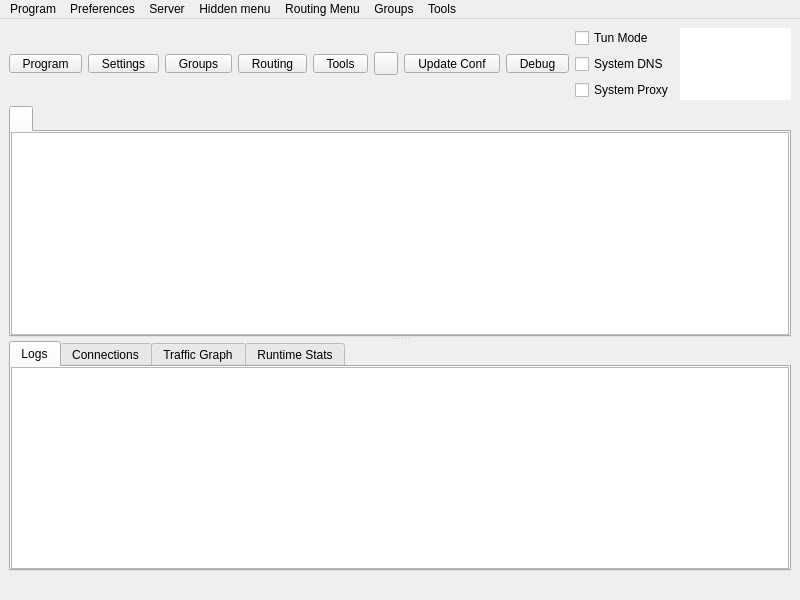
<?xml version="1.0" encoding="UTF-8"?>
<ui version="4.0">
 <class>MainWindow</class>
 <widget class="QMainWindow" name="MainWindow">
  <property name="geometry">
   <rect>
    <x>0</x>
    <y>0</y>
    <width>800</width>
    <height>600</height>
   </rect>
  </property>
  <property name="minimumSize">
   <size>
    <width>800</width>
    <height>600</height>
   </size>
  </property>
  <property name="windowTitle">
   <string notr="true">Throne</string>
  </property>
  <widget class="QWidget" name="centralwidget">
   <layout class="QVBoxLayout" name="verticalLayout_3" stretch="0,1,0">
    <item>
     <layout class="QHBoxLayout" name="horizontalLayout_2">
      <item>
       <widget class="QToolButton" name="toolButton_program">
        <property name="minimumSize">
         <size>
          <width>0</width>
          <height>0</height>
         </size>
        </property>
        <property name="styleSheet">
         <string notr="true">QToolButton {
    padding-left: 8px;
    padding-right: 8px;
}

/* The indicator shares the bottom row with the label (ToolButtonTextUnderIcon),
   so the widest button in any language is the tight one -- its text runs closest
   to the arrow. It fits because the drawn chevron only occupies the middle of
   its 16px subcontrol box, leaving ~14px clear at the button edge against the
   label's ~14.5px of slack. Don't pad the buttons to &quot;fix&quot; this: that widens
   all five for a gap only one of them ever needs (#1665). If a future
   translation looks cramped here, check that label first. */
QToolButton::menu-indicator {
    subcontrol-origin: border;
    subcontrol-position: bottom right;
    right: 2px;
    bottom: 3px;
}</string>
        </property>
        <property name="text">
         <string>Program</string>
        </property>
        <property name="icon">
         <iconset resource="../../res/Throne.qrc">
          <normaloff>:/icon/b-system-run.png</normaloff>:/icon/b-system-run.png</iconset>
        </property>
        <property name="iconSize">
         <size>
          <width>24</width>
          <height>24</height>
         </size>
        </property>
        <property name="popupMode">
         <enum>QToolButton::ToolButtonPopupMode::InstantPopup</enum>
        </property>
        <property name="toolButtonStyle">
         <enum>Qt::ToolButtonStyle::ToolButtonTextUnderIcon</enum>
        </property>
       </widget>
      </item>
      <item>
       <widget class="QToolButton" name="toolButton_preferences">
        <property name="minimumSize">
         <size>
          <width>0</width>
          <height>0</height>
         </size>
        </property>
        <property name="styleSheet">
         <string notr="true">QToolButton {
    padding-left: 8px;
    padding-right: 8px;
}

/* The indicator shares the bottom row with the label (ToolButtonTextUnderIcon),
   so the widest button in any language is the tight one -- its text runs closest
   to the arrow. It fits because the drawn chevron only occupies the middle of
   its 16px subcontrol box, leaving ~14px clear at the button edge against the
   label's ~14.5px of slack. Don't pad the buttons to &quot;fix&quot; this: that widens
   all five for a gap only one of them ever needs (#1665). If a future
   translation looks cramped here, check that label first. */
QToolButton::menu-indicator {
    subcontrol-origin: border;
    subcontrol-position: bottom right;
    right: 2px;
    bottom: 3px;
}</string>
        </property>
        <property name="text">
         <string>Settings</string>
        </property>
        <property name="icon">
         <iconset resource="../../res/Throne.qrc">
          <normaloff>:/icon/b-preferences.png</normaloff>:/icon/b-preferences.png</iconset>
        </property>
        <property name="iconSize">
         <size>
          <width>24</width>
          <height>24</height>
         </size>
        </property>
        <property name="popupMode">
         <enum>QToolButton::ToolButtonPopupMode::InstantPopup</enum>
        </property>
        <property name="toolButtonStyle">
         <enum>Qt::ToolButtonStyle::ToolButtonTextUnderIcon</enum>
        </property>
       </widget>
      </item>
      <item>
       <widget class="QToolButton" name="toolButton_testing">
        <property name="minimumSize">
         <size>
          <width>0</width>
          <height>0</height>
         </size>
        </property>
        <property name="styleSheet">
         <string notr="true">QToolButton {
    padding-left: 8px;
    padding-right: 8px;
}

/* The indicator shares the bottom row with the label (ToolButtonTextUnderIcon),
   so the widest button in any language is the tight one -- its text runs closest
   to the arrow. It fits because the drawn chevron only occupies the middle of
   its 16px subcontrol box, leaving ~14px clear at the button edge against the
   label's ~14.5px of slack. Don't pad the buttons to &quot;fix&quot; this: that widens
   all five for a gap only one of them ever needs (#1665). If a future
   translation looks cramped here, check that label first. */
QToolButton::menu-indicator {
    subcontrol-origin: border;
    subcontrol-position: bottom right;
    right: 2px;
    bottom: 3px;
}</string>
        </property>
        <property name="text">
         <string>Groups</string>
        </property>
        <property name="icon">
         <iconset resource="../../res/Throne.qrc">
          <normaloff>:/icon/b-testing-button.png</normaloff>:/icon/b-testing-button.png</iconset>
        </property>
        <property name="iconSize">
         <size>
          <width>24</width>
          <height>24</height>
         </size>
        </property>
        <property name="popupMode">
         <enum>QToolButton::ToolButtonPopupMode::InstantPopup</enum>
        </property>
        <property name="toolButtonStyle">
         <enum>Qt::ToolButtonStyle::ToolButtonTextUnderIcon</enum>
        </property>
       </widget>
      </item>
      <item>
       <widget class="QToolButton" name="toolButton_routing">
        <property name="minimumSize">
         <size>
          <width>0</width>
          <height>0</height>
         </size>
        </property>
        <property name="styleSheet">
         <string notr="true">QToolButton {
    padding-left: 8px;
    padding-right: 8px;
}

/* The indicator shares the bottom row with the label (ToolButtonTextUnderIcon),
   so the widest button in any language is the tight one -- its text runs closest
   to the arrow. It fits because the drawn chevron only occupies the middle of
   its 16px subcontrol box, leaving ~14px clear at the button edge against the
   label's ~14.5px of slack. Don't pad the buttons to &quot;fix&quot; this: that widens
   all five for a gap only one of them ever needs (#1665). If a future
   translation looks cramped here, check that label first. */
QToolButton::menu-indicator {
    subcontrol-origin: border;
    subcontrol-position: bottom right;
    right: 2px;
    bottom: 3px;
}</string>
        </property>
        <property name="text">
         <string>Routing</string>
        </property>
        <property name="icon">
         <iconset resource="../../res/Throne.qrc">
          <normaloff>:/icon/b-network-routing.png</normaloff>:/icon/b-network-routing.png</iconset>
        </property>
        <property name="iconSize">
         <size>
          <width>24</width>
          <height>24</height>
         </size>
        </property>
        <property name="popupMode">
         <enum>QToolButton::ToolButtonPopupMode::InstantPopup</enum>
        </property>
        <property name="toolButtonStyle">
         <enum>Qt::ToolButtonStyle::ToolButtonTextUnderIcon</enum>
        </property>
       </widget>
      </item>
      <item>
       <widget class="QToolButton" name="toolButton_tools">
        <property name="minimumSize">
         <size>
          <width>0</width>
          <height>0</height>
         </size>
        </property>
        <property name="styleSheet">
         <string notr="true">QToolButton {
    padding-left: 8px;
    padding-right: 8px;
}

/* The indicator shares the bottom row with the label (ToolButtonTextUnderIcon),
   so the widest button in any language is the tight one -- its text runs closest
   to the arrow. It fits because the drawn chevron only occupies the middle of
   its 16px subcontrol box, leaving ~14px clear at the button edge against the
   label's ~14.5px of slack. Don't pad the buttons to &quot;fix&quot; this: that widens
   all five for a gap only one of them ever needs (#1665). If a future
   translation looks cramped here, check that label first. */
QToolButton::menu-indicator {
    subcontrol-origin: border;
    subcontrol-position: bottom right;
    right: 2px;
    bottom: 3px;
}</string>
        </property>
        <property name="text">
         <string>Tools</string>
        </property>
        <property name="icon">
         <iconset resource="../../res/Throne.qrc">
          <normaloff>:/icon/b-tools-button.png</normaloff>:/icon/b-tools-button.png</iconset>
        </property>
        <property name="iconSize">
         <size>
          <width>24</width>
          <height>24</height>
         </size>
        </property>
        <property name="popupMode">
         <enum>QToolButton::ToolButtonPopupMode::InstantPopup</enum>
        </property>
        <property name="toolButtonStyle">
         <enum>Qt::ToolButtonStyle::ToolButtonTextUnderIcon</enum>
        </property>
       </widget>
      </item>
      <item>
       <widget class="StartStopButton" name="toolButton_startstop">
        <property name="focusPolicy">
         <enum>Qt::FocusPolicy::NoFocus</enum>
        </property>
        <property name="text">
         <string/>
        </property>
       </widget>
      </item>
      <item>
       <widget class="QToolButton" name="toolButton_update_subs">
        <property name="minimumSize">
         <size>
          <width>0</width>
          <height>0</height>
         </size>
        </property>
        <property name="styleSheet">
         <string notr="true">QToolButton {
    padding-left: 8px;
    padding-right: 8px;
}

QToolButton::menu-indicator {
    subcontrol-origin: border;
    subcontrol-position: bottom right;
    right: 2px;
    bottom: 3px;
}</string>
        </property>
        <property name="text">
         <string>Update Conf</string>
        </property>
        <property name="icon">
         <iconset theme="b-system-software-update"/>
        </property>
        <property name="iconSize">
         <size>
          <width>24</width>
          <height>24</height>
         </size>
        </property>
        <property name="toolButtonStyle">
         <enum>Qt::ToolButtonStyle::ToolButtonTextUnderIcon</enum>
        </property>
       </widget>
      </item>
      <item>
       <widget class="QToolButton" name="toolButton_debug">
        <property name="minimumSize">
         <size>
          <width>0</width>
          <height>0</height>
         </size>
        </property>
        <property name="styleSheet">
         <string notr="true">QToolButton {
    padding-left: 8px;
    padding-right: 8px;
}</string>
        </property>
        <property name="text">
         <string>Debug</string>
        </property>
        <property name="icon">
         <iconset theme="b-system-run"/>
        </property>
        <property name="iconSize">
         <size>
          <width>24</width>
          <height>24</height>
         </size>
        </property>
        <property name="toolButtonStyle">
         <enum>Qt::ToolButtonStyle::ToolButtonTextUnderIcon</enum>
        </property>
       </widget>
      </item>
      <item>
       <layout class="QVBoxLayout" name="verticalLayout_4">
        <item>
         <spacer name="verticalSpacer_modes_top">
          <property name="orientation">
           <enum>Qt::Orientation::Vertical</enum>
          </property>
          <property name="sizeHint" stdset="0">
           <size>
            <width>0</width>
            <height>0</height>
           </size>
          </property>
         </spacer>
        </item>
        <item>
         <widget class="QCheckBox" name="checkBox_VPN">
          <property name="sizePolicy">
           <sizepolicy hsizetype="Minimum" vsizetype="Minimum">
            <horstretch>0</horstretch>
            <verstretch>0</verstretch>
           </sizepolicy>
          </property>
          <property name="text">
           <string>Tun Mode</string>
          </property>
         </widget>
        </item>
        <item>
         <widget class="QCheckBox" name="system_dns">
          <property name="text">
           <string>System DNS</string>
          </property>
         </widget>
        </item>
        <item>
         <widget class="QCheckBox" name="checkBox_SystemProxy">
          <property name="text">
           <string>System Proxy</string>
          </property>
         </widget>
        </item>
        <item>
         <spacer name="verticalSpacer_modes_bottom">
          <property name="orientation">
           <enum>Qt::Orientation::Vertical</enum>
          </property>
          <property name="sizeHint" stdset="0">
           <size>
            <width>0</width>
            <height>0</height>
           </size>
          </property>
         </spacer>
        </item>
       </layout>
      </item>
      <item>
       <widget class="QTextBrowser" name="data_view">
        <property name="enabled">
         <bool>true</bool>
        </property>
        <property name="sizePolicy">
         <sizepolicy hsizetype="Expanding" vsizetype="Ignored">
          <horstretch>0</horstretch>
          <verstretch>0</verstretch>
         </sizepolicy>
        </property>
        <property name="minimumSize">
         <size>
          <width>0</width>
          <height>0</height>
         </size>
        </property>
        <property name="mouseTracking">
         <bool>false</bool>
        </property>
        <property name="focusPolicy">
         <enum>Qt::FocusPolicy::NoFocus</enum>
        </property>
        <property name="contextMenuPolicy">
         <enum>Qt::ContextMenuPolicy::NoContextMenu</enum>
        </property>
        <property name="acceptDrops">
         <bool>false</bool>
        </property>
        <property name="frameShape">
         <enum>QFrame::Shape::NoFrame</enum>
        </property>
        <property name="frameShadow">
         <enum>QFrame::Shadow::Sunken</enum>
        </property>
        <property name="verticalScrollBarPolicy">
         <enum>Qt::ScrollBarPolicy::ScrollBarAlwaysOff</enum>
        </property>
        <property name="horizontalScrollBarPolicy">
         <enum>Qt::ScrollBarPolicy::ScrollBarAlwaysOff</enum>
        </property>
        <property name="textInteractionFlags">
         <set>Qt::TextInteractionFlag::LinksAccessibleByKeyboard|Qt::TextInteractionFlag::LinksAccessibleByMouse</set>
        </property>
       </widget>
      </item>
     </layout>
    </item>
    <item>
     <widget class="QSplitter" name="splitter">
      <property name="orientation">
       <enum>Qt::Orientation::Vertical</enum>
      </property>
      <widget class="QTabWidget" name="tabWidget">
       <property name="currentIndex">
        <number>0</number>
       </property>
       <property name="documentMode">
        <bool>false</bool>
       </property>
       <property name="movable">
        <bool>true</bool>
       </property>
       <widget class="QWidget" name="widget1">
        <attribute name="title">
         <string/>
        </attribute>
        <layout class="QGridLayout" name="gridLayout_2">
         <property name="leftMargin">
          <number>0</number>
         </property>
         <property name="topMargin">
          <number>0</number>
         </property>
         <property name="rightMargin">
          <number>0</number>
         </property>
         <property name="bottomMargin">
          <number>0</number>
         </property>
         <property name="spacing">
          <number>0</number>
         </property>
         <item row="0" column="0">
          <widget class="ProfilesTableView" name="profilesTableView">
           <property name="contextMenuPolicy">
            <enum>Qt::ContextMenuPolicy::CustomContextMenu</enum>
           </property>
           <property name="editTriggers">
            <set>QAbstractItemView::EditTrigger::NoEditTriggers</set>
           </property>
           <property name="alternatingRowColors">
            <bool>true</bool>
           </property>
           <property name="selectionBehavior">
            <enum>QAbstractItemView::SelectionBehavior::SelectRows</enum>
           </property>
           <property name="horizontalScrollMode">
            <enum>QAbstractItemView::ScrollMode::ScrollPerPixel</enum>
           </property>
           <property name="wordWrap">
            <bool>false</bool>
           </property>
           <attribute name="horizontalHeaderMinimumSectionSize">
            <number>16</number>
           </attribute>
           <attribute name="horizontalHeaderHighlightSections">
            <bool>false</bool>
           </attribute>
           <attribute name="horizontalHeaderShowSortIndicator" stdset="0">
            <bool>false</bool>
           </attribute>
           <attribute name="verticalHeaderDefaultSectionSize">
            <number>30</number>
           </attribute>
          </widget>
         </item>
        </layout>
       </widget>
      </widget>
      <widget class="QWidget" name="aaaaaaaaaaaaaaaaaa">
       <layout class="QVBoxLayout" name="aaaaaaaaaaaa" stretch="0">
        <item>
         <widget class="QWidget" name="down_tab" native="true">
          <layout class="QVBoxLayout" name="verticalLayout">
           <property name="spacing">
            <number>0</number>
           </property>
           <property name="leftMargin">
            <number>0</number>
           </property>
           <property name="topMargin">
            <number>0</number>
           </property>
           <property name="rightMargin">
            <number>0</number>
           </property>
           <property name="bottomMargin">
            <number>0</number>
           </property>
           <item>
            <widget class="QTabWidget" name="stats_widget">
             <property name="autoFillBackground">
              <bool>true</bool>
             </property>
             <property name="tabPosition">
              <enum>QTabWidget::TabPosition::North</enum>
             </property>
             <property name="tabShape">
              <enum>QTabWidget::TabShape::Rounded</enum>
             </property>
             <property name="currentIndex">
              <number>0</number>
             </property>
             <property name="elideMode">
              <enum>Qt::TextElideMode::ElideNone</enum>
             </property>
             <property name="usesScrollButtons">
              <bool>true</bool>
             </property>
             <property name="documentMode">
              <bool>false</bool>
             </property>
             <property name="tabsClosable">
              <bool>false</bool>
             </property>
             <property name="movable">
              <bool>true</bool>
             </property>
             <property name="tabBarAutoHide">
              <bool>false</bool>
             </property>
             <widget class="QWidget" name="Logs">
              <property name="enabled">
               <bool>true</bool>
              </property>
              <attribute name="title">
               <string>Logs</string>
              </attribute>
              <layout class="QHBoxLayout" name="horizontalLayout_3" stretch="0">
               <property name="spacing">
                <number>0</number>
               </property>
               <property name="sizeConstraint">
                <enum>QLayout::SizeConstraint::SetDefaultConstraint</enum>
               </property>
               <property name="leftMargin">
                <number>0</number>
               </property>
               <property name="topMargin">
                <number>0</number>
               </property>
               <property name="rightMargin">
                <number>0</number>
               </property>
               <property name="bottomMargin">
                <number>0</number>
               </property>
               <item>
                <widget class="QTextBrowser" name="masterLogBrowser">
                 <property name="contextMenuPolicy">
                  <enum>Qt::ContextMenuPolicy::CustomContextMenu</enum>
                 </property>
                 <property name="openLinks">
                  <bool>false</bool>
                 </property>
                </widget>
               </item>
              </layout>
             </widget>
             <widget class="QWidget" name="connections_tab">
              <attribute name="title">
               <string>Connections</string>
              </attribute>
              <layout class="QHBoxLayout" name="horizontalLayout_4">
               <property name="spacing">
                <number>0</number>
               </property>
               <property name="sizeConstraint">
                <enum>QLayout::SizeConstraint::SetDefaultConstraint</enum>
               </property>
               <property name="leftMargin">
                <number>0</number>
               </property>
               <property name="topMargin">
                <number>0</number>
               </property>
               <property name="rightMargin">
                <number>0</number>
               </property>
               <property name="bottomMargin">
                <number>0</number>
               </property>
               <item>
                <widget class="QTreeView" name="connections">
                 <property name="autoFillBackground">
                  <bool>false</bool>
                 </property>
                </widget>
               </item>
              </layout>
             </widget>
             <widget class="QWidget" name="graph_tab">
              <attribute name="title">
               <string>Traffic Graph</string>
              </attribute>
              <layout class="QHBoxLayout" name="horizontalLayout_6">
               <property name="spacing">
                <number>0</number>
               </property>
               <property name="sizeConstraint">
                <enum>QLayout::SizeConstraint::SetDefaultConstraint</enum>
               </property>
               <property name="leftMargin">
                <number>0</number>
               </property>
               <property name="topMargin">
                <number>0</number>
               </property>
               <property name="rightMargin">
                <number>0</number>
               </property>
               <property name="bottomMargin">
                <number>0</number>
               </property>
              </layout>
             </widget>
             <widget class="QWidget" name="runtime_tab">
              <attribute name="title">
               <string>Runtime Stats</string>
              </attribute>
              <layout class="QHBoxLayout" name="horizontalLayout_7">
               <property name="spacing">
                <number>0</number>
               </property>
               <property name="sizeConstraint">
                <enum>QLayout::SizeConstraint::SetDefaultConstraint</enum>
               </property>
               <property name="leftMargin">
                <number>0</number>
               </property>
               <property name="topMargin">
                <number>0</number>
               </property>
               <property name="rightMargin">
                <number>0</number>
               </property>
               <property name="bottomMargin">
                <number>0</number>
               </property>
              </layout>
             </widget>
            </widget>
           </item>
          </layout>
         </widget>
        </item>
       </layout>
      </widget>
     </widget>
    </item>
    <item>
     <layout class="QHBoxLayout" name="horizontalLayout">
      <item>
       <widget class="QLabel" name="label_running">
        <property name="text">
         <string/>
        </property>
       </widget>
      </item>
      <item>
       <widget class="QLabel" name="label_inbound">
        <property name="text">
         <string/>
        </property>
        <property name="alignment">
         <set>Qt::AlignmentFlag::AlignLeading|Qt::AlignmentFlag::AlignLeft|Qt::AlignmentFlag::AlignVCenter</set>
        </property>
       </widget>
      </item>
      <item>
       <widget class="QLabel" name="label_speed">
        <property name="text">
         <string/>
        </property>
        <property name="alignment">
         <set>Qt::AlignmentFlag::AlignLeading|Qt::AlignmentFlag::AlignLeft|Qt::AlignmentFlag::AlignVCenter</set>
        </property>
       </widget>
      </item>
     </layout>
    </item>
   </layout>
  </widget>
  <widget class="QMenuBar" name="menubar">
   <property name="geometry">
    <rect>
     <x>0</x>
     <y>0</y>
     <width>800</width>
     <height>25</height>
    </rect>
   </property>
   <widget class="QMenu" name="menu_program">
    <property name="title">
     <string>Program</string>
    </property>
    <addaction name="actionHide_window"/>
    <addaction name="separator"/>
    <addaction name="menu_add_from_input"/>
    <addaction name="menu_add_from_clipboard"/>
    <addaction name="actionAdd_profile_from_File"/>
    <addaction name="menu_scan_qr"/>
    <addaction name="separator"/>
    <addaction name="actionStart_with_system"/>
    <addaction name="actionRemember_last_proxy"/>
    <addaction name="actionAllow_LAN"/>
    <addaction name="separator"/>
    <addaction name="actionRestart_Proxy"/>
    <addaction name="actionRestart_Program"/>
    <addaction name="menu_exit"/>
   </widget>
   <widget class="QMenu" name="menu_preferences">
    <property name="title">
     <string>Preferences</string>
    </property>
    <addaction name="menu_basic_settings"/>
    <addaction name="menu_routing_settings"/>
    <addaction name="menu_vpn_settings"/>
    <addaction name="menu_preset_settings"/>
    <addaction name="menu_hotkey_settings"/>
    <addaction name="menu_open_config_folder"/>
   </widget>
   <widget class="QMenu" name="menu_server">
    <property name="title">
     <string>Server</string>
    </property>
    <widget class="QMenu" name="menu_share_item">
     <property name="title">
      <string>Share</string>
     </property>
     <addaction name="menu_qr"/>
     <addaction name="menu_export_config"/>
     <addaction name="actionExport_Xray_config"/>
     <addaction name="separator"/>
     <addaction name="menu_copy_links"/>
     <addaction name="menu_copy_links_nkr"/>
     <addaction name="actionCopy_Test_Result"/>
    </widget>
    <addaction name="menu_add_from_input"/>
    <addaction name="menu_add_from_clipboard"/>
    <addaction name="actionAdd_profile_from_File"/>
    <addaction name="menu_scan_qr"/>
    <addaction name="separator"/>
    <addaction name="menu_start"/>
    <addaction name="menu_stop"/>
    <addaction name="menu_share_item"/>
    <addaction name="menu_delete"/>
    <addaction name="separator"/>
    <addaction name="menu_select_all"/>
    <addaction name="menu_clone"/>
    <addaction name="separator"/>
    <addaction name="actionUrl_Test_Selected"/>
    <addaction name="actionSpeedtest_Selected"/>
    <addaction name="actionResolve_Selected_Out_IP"/>
    <addaction name="menu_resolve_selected"/>
    <addaction name="actionClear_Test_Result"/>
    <addaction name="menu_reset_traffic"/>
    <addaction name="separator"/>
    <addaction name="actionDebug_Check_All_Vless"/>
   </widget>
   <widget class="QMenu" name="menuHidden_menu">
    <property name="title">
     <string>Hidden menu</string>
    </property>
    <widget class="QMenu" name="menu_spmode">
     <property name="title">
      <string>Operation Mode</string>
     </property>
     <addaction name="menu_spmode_system_proxy"/>
     <addaction name="menu_spmode_vpn"/>
    </widget>
    <addaction name="menu_update_subscription"/>
    <addaction name="menu_resolve_domain"/>
    <addaction name="menu_remove_invalid"/>
    <addaction name="actionUrl_Test_Group"/>
    <addaction name="menu_remove_unavailable"/>
    <addaction name="menu_clear_test_result"/>
    <addaction name="menu_delete_repeat"/>
    <addaction name="actionSpeedtest_Group"/>
    <addaction name="actionResolve_Out_IP"/>
    <addaction name="actionRefresh_Column_Widths"/>
    <addaction name="menu_spmode"/>
   </widget>
   <widget class="QMenu" name="menuRouting_Menu">
    <property name="title">
     <string>Routing Menu</string>
    </property>
   </widget>
   <widget class="QMenu" name="menuTools">
    <property name="title">
     <string>Tools</string>
    </property>
    <addaction name="actionAuto_Selector"/>
    <addaction name="menu_open_dashboard"/>
    <addaction name="actionSpeedtest_Current"/>
    <addaction name="separator"/>
    <addaction name="menu_otp_manager"/>
    <addaction name="separator"/>
    <addaction name="actionTraffic_Stats"/>
    <addaction name="actionCheck_For_Update"/>
   </widget>
   <widget class="QMenu" name="menuTesting">
    <property name="title">
     <string>Groups</string>
    </property>
    <addaction name="menu_manage_groups"/>
    <addaction name="actionAdd_New_Group"/>
    <addaction name="actionEdit_Group"/>
    <addaction name="actionDelete_Group"/>
    <addaction name="separator"/>
    <addaction name="actionUrl_Test_Group"/>
    <addaction name="actionSpeedtest_Group"/>
    <addaction name="actionResolve_Out_IP"/>
    <addaction name="menu_resolve_domain"/>
    <addaction name="menu_clear_test_result"/>
    <addaction name="separator"/>
    <addaction name="menu_update_subscription"/>
    <addaction name="actionUpdate_All_Subscriptions"/>
    <addaction name="menu_delete_repeat"/>
    <addaction name="menu_remove_unavailable"/>
    <addaction name="menu_remove_invalid"/>
    <addaction name="menu_remove_insecure"/>
    <addaction name="separator"/>
    <addaction name="actionRefresh_Column_Widths"/>
   </widget>
   <addaction name="menu_program"/>
   <addaction name="menu_preferences"/>
   <addaction name="menu_server"/>
   <addaction name="menuHidden_menu"/>
   <addaction name="menuRouting_Menu"/>
   <addaction name="menuTesting"/>
   <addaction name="menuTools"/>
  </widget>
  <action name="menu_exit">
   <property name="text">
    <string>Exit</string>
   </property>
  </action>
  <action name="actionShow_window">
   <property name="text">
    <string>Show Window</string>
   </property>
  </action>
  <action name="menu_basic_settings">
   <property name="text">
    <string>Basic Settings</string>
   </property>
  </action>
  <action name="menu_add_from_input">
   <property name="text">
    <string>New profile</string>
   </property>
   <property name="shortcut">
    <string notr="true">Ctrl+N</string>
   </property>
  </action>
  <action name="menu_manage_groups">
   <property name="text">
    <string>Manage Groups</string>
   </property>
  </action>
  <action name="menu_start">
   <property name="text">
    <string>Start</string>
   </property>
   <property name="shortcut">
    <string notr="true">Return</string>
   </property>
  </action>
  <action name="menu_stop">
   <property name="text">
    <string>Stop</string>
   </property>
   <property name="shortcut">
    <string notr="true">Ctrl+S</string>
   </property>
  </action>
  <action name="menu_routing_settings">
   <property name="text">
    <string>Routing Settings</string>
   </property>
  </action>
  <action name="menu_add_from_clipboard">
   <property name="text">
    <string>Add profile from clipboard</string>
   </property>
   <property name="shortcut">
    <string notr="true">Ctrl+V</string>
   </property>
  </action>
  <action name="menu_delete">
   <property name="text">
    <string>Delete</string>
   </property>
   <property name="shortcut">
    <string notr="true">Del</string>
   </property>
  </action>
  <action name="menu_profile_debug_info">
   <property name="text">
    <string>Debug Info</string>
   </property>
  </action>
  <action name="menu_qr">
   <property name="text">
    <string>QR Code and link</string>
   </property>
  </action>
  <action name="menu_copy_link">
   <property name="text">
    <string>Copy Link</string>
   </property>
  </action>
  <action name="menu_tcp_ping">
   <property name="text">
    <string notr="true">Tcp Ping</string>
   </property>
   <property name="shortcut">
    <string notr="true">Ctrl+Shift+T</string>
   </property>
  </action>
  <action name="menu_url_test">
   <property name="text">
    <string notr="true">Url Test</string>
   </property>
   <property name="shortcut">
    <string notr="true">Ctrl+Shift+U</string>
   </property>
  </action>
  <action name="menu_clear_test_result">
   <property name="text">
    <string>Clear Group test result</string>
   </property>
   <property name="shortcut">
    <string notr="true">Ctrl+Shift+C</string>
   </property>
  </action>
  <action name="menu_export_config">
   <property name="text">
    <string>Export Sing-box config</string>
   </property>
   <property name="shortcut">
    <string notr="true">Ctrl+E</string>
   </property>
  </action>
  <action name="menu_reset_traffic">
   <property name="text">
    <string>Reset Traffic</string>
   </property>
   <property name="shortcut">
    <string notr="true">Ctrl+R</string>
   </property>
  </action>
  <action name="menu_scan_qr">
   <property name="text">
    <string>Scan QR Code</string>
   </property>
   <property name="shortcut">
    <string notr="true">Ctrl+Shift+Q</string>
   </property>
  </action>
  <action name="menu_spmode_system_proxy">
   <property name="checkable">
    <bool>true</bool>
   </property>
   <property name="text">
    <string>System Proxy</string>
   </property>
  </action>
  <action name="menu_spmode_disabled">
   <property name="checkable">
    <bool>true</bool>
   </property>
   <property name="text">
    <string>Disable</string>
   </property>
  </action>
  <action name="menu_delete_repeat">
   <property name="text">
    <string>Remove Duplicates</string>
   </property>
   <property name="shortcut">
    <string notr="true">Ctrl+Shift+D</string>
   </property>
  </action>
  <action name="actionfake">
   <property name="text">
    <string>fake</string>
   </property>
   <property name="visible">
    <bool>false</bool>
   </property>
  </action>
  <action name="menu_move">
   <property name="text">
    <string>Move</string>
   </property>
   <property name="shortcut">
    <string notr="true">Ctrl+M</string>
   </property>
  </action>
  <action name="actionStart_with_system">
   <property name="checkable">
    <bool>true</bool>
   </property>
   <property name="text">
    <string>Start with system</string>
   </property>
  </action>
  <action name="actionRemember_last_proxy">
   <property name="checkable">
    <bool>true</bool>
   </property>
   <property name="text">
    <string>Remember last profile</string>
   </property>
  </action>
  <action name="actionAllow_LAN">
   <property name="checkable">
    <bool>true</bool>
   </property>
   <property name="text">
    <string>Allow other devices to connect</string>
   </property>
  </action>
  <action name="menu_remove_unavailable">
   <property name="text">
    <string>Remove Unavailable</string>
   </property>
   <property name="shortcut">
    <string notr="true">Ctrl+Shift+R</string>
   </property>
  </action>
  <action name="menu_full_test">
   <property name="text">
    <string>Full Test</string>
   </property>
   <property name="shortcut">
    <string notr="true">Ctrl+Shift+F</string>
   </property>
  </action>
  <action name="menu_hotkey_settings">
   <property name="text">
    <string>Hotkey Settings</string>
   </property>
  </action>
  <action name="menu_select_all">
   <property name="text">
    <string>Select All</string>
   </property>
   <property name="shortcut">
    <string notr="true">Ctrl+A</string>
   </property>
  </action>
  <action name="menu_copy_links_nkr">
   <property name="text">
    <string>Copy links of selected (Deep Links)</string>
   </property>
   <property name="shortcut">
    <string notr="true">Ctrl+Alt+C</string>
   </property>
  </action>
  <action name="actionfake_2">
   <property name="text">
    <string>fake</string>
   </property>
   <property name="visible">
    <bool>false</bool>
   </property>
  </action>
  <action name="actionfake_3">
   <property name="text">
    <string>fake</string>
   </property>
   <property name="visible">
    <bool>false</bool>
   </property>
  </action>
  <action name="menu_copy_links">
   <property name="text">
    <string>Copy links of selected</string>
   </property>
   <property name="shortcut">
    <string notr="true">Ctrl+C</string>
   </property>
  </action>
  <action name="menu_spmode_vpn">
   <property name="checkable">
    <bool>true</bool>
   </property>
   <property name="text">
    <string>Tun Mode</string>
   </property>
  </action>
  <action name="menu_clone">
   <property name="text">
    <string>Clone</string>
   </property>
   <property name="shortcut">
    <string notr="true">Ctrl+D</string>
   </property>
  </action>
  <action name="menu_update_subscription">
   <property name="text">
    <string>Update subscription</string>
   </property>
   <property name="shortcut">
    <string notr="true">Ctrl+U</string>
   </property>
   <property name="visible">
    <bool>true</bool>
   </property>
  </action>
  <action name="menu_resolve_domain">
   <property name="text">
    <string>Resolve Domain for group</string>
   </property>
   <property name="shortcut">
    <string notr="true">Ctrl+Shift+I</string>
   </property>
  </action>
  <action name="menu_vpn_settings">
   <property name="text">
    <string>Tun Settings</string>
   </property>
  </action>
  <action name="menu_preset_settings">
   <property name="text">
    <string>Preset Settings</string>
   </property>
  </action>
  <action name="menu_otp_manager">
   <property name="text">
    <string>OTP Manager</string>
   </property>
  </action>
  <action name="actionRestart_Program">
   <property name="text">
    <string>Restart Program</string>
   </property>
  </action>
  <action name="menu_open_config_folder">
   <property name="text">
    <string>Open Config Folder</string>
   </property>
  </action>
  <action name="menu_open_dashboard">
   <property name="text">
    <string>Open Web dashboard</string>
   </property>
  </action>
  <action name="actionfake_4">
   <property name="text">
    <string notr="true">fake</string>
   </property>
   <property name="visible">
    <bool>false</bool>
   </property>
  </action>
  <action name="actionfake_5">
   <property name="text">
    <string notr="true">fake</string>
   </property>
   <property name="visible">
    <bool>false</bool>
   </property>
  </action>
  <action name="actionRestart_Proxy">
   <property name="text">
    <string>Restart Core</string>
   </property>
  </action>
  <action name="actionDebug_Check_All_Vless">
   <property name="text">
    <string>Debug Check All VLess</string>
   </property>
  </action>
  <action name="menu_stop_testing">
   <property name="text">
    <string>Stop Testing</string>
   </property>
   <property name="shortcut">
    <string notr="true">Ctrl+.</string>
   </property>
  </action>
  <action name="actionUrl_Test_Selected">
   <property name="text">
    <string>Url Test Selected</string>
   </property>
   <property name="shortcut">
    <string notr="true">Ctrl+Shift+S</string>
   </property>
   <property name="visible">
    <bool>true</bool>
   </property>
  </action>
  <action name="actionUrl_Test_Group">
   <property name="enabled">
    <bool>true</bool>
   </property>
   <property name="text">
    <string>Url Test Group</string>
   </property>
   <property name="shortcut">
    <string notr="true">Ctrl+Shift+G</string>
   </property>
   <property name="visible">
    <bool>true</bool>
   </property>
  </action>
  <action name="menu_resolve_selected">
   <property name="text">
    <string>Resolve Selected Domain</string>
   </property>
   <property name="visible">
    <bool>true</bool>
   </property>
  </action>
  <action name="menu_remove_invalid">
   <property name="text">
    <string>Remove Invalid</string>
   </property>
   <property name="shortcut">
    <string notr="true">Ctrl+Alt+I</string>
   </property>
   <property name="menuRole">
    <enum>QAction::MenuRole::TextHeuristicRole</enum>
   </property>
  </action>
  <action name="menu_remove_insecure">
   <property name="text">
    <string>Remove Insecure Configs</string>
   </property>
   <property name="menuRole">
    <enum>QAction::MenuRole::TextHeuristicRole</enum>
   </property>
  </action>
  <action name="menu_open_routing_manager">
   <property name="text">
    <string>Open Manager</string>
   </property>
  </action>
  <action name="actionSpeedtest_Current">
   <property name="text">
    <string>Speedtest Current</string>
   </property>
   <property name="shortcut">
    <string notr="true">F6</string>
   </property>
  </action>
  <action name="actionSpeedtest_Selected">
   <property name="text">
    <string>Speedtest Selected</string>
   </property>
   <property name="shortcut">
    <string notr="true">Ctrl+Shift+P</string>
   </property>
  </action>
  <action name="actionSpeedtest_Group">
   <property name="text">
    <string>Speedtest Group</string>
   </property>
   <property name="shortcut">
    <string notr="true">Ctrl+Alt+P</string>
   </property>
  </action>
  <action name="actionHide_window">
   <property name="text">
    <string>Hide window</string>
   </property>
   <property name="shortcut">
    <string notr="true">Ctrl+H</string>
   </property>
  </action>
  <action name="actionAdd_profile_from_File">
   <property name="text">
    <string>Add profile from File(s)</string>
   </property>
   <property name="shortcut">
    <string notr="true">Ctrl+O</string>
   </property>
  </action>
  <action name="actionResolve_Out_IP">
   <property name="text">
    <string>Resolve out IP for group</string>
   </property>
  </action>
  <action name="actionAdd_New_Group">
   <property name="text">
    <string>Add new Group</string>
   </property>
  </action>
  <action name="actionEdit_Group">
   <property name="text">
    <string>Edit current Group</string>
   </property>
  </action>
  <action name="actionDelete_Group">
   <property name="text">
    <string>Delete current Group</string>
   </property>
  </action>
  <action name="actionUpdate_All_Subscriptions">
   <property name="text">
    <string>Update all subscriptions</string>
   </property>
  </action>
  <action name="actionResolve_Selected_Out_IP">
   <property name="text">
    <string>Resolve Selected Out IP</string>
   </property>
  </action>
  <action name="actionRefresh_Column_Widths">
   <property name="text">
    <string>Refresh Column Widths</string>
   </property>
  </action>
  <action name="actionExport_Xray_config">
   <property name="text">
    <string>Export Xray config</string>
   </property>
  </action>
  <action name="actionCopy_Test_Result">
   <property name="text">
    <string>Copy Test Result</string>
   </property>
  </action>
  <action name="actionClear_Test_Result">
   <property name="text">
    <string>Clear Test Result</string>
   </property>
  </action>
  <action name="actionRuntime_Stats">
   <property name="text">
    <string>Runtime Stats</string>
   </property>
  </action>
  <action name="actionAuto_Selector">
   <property name="text">
    <string>Auto Selector Stats</string>
   </property>
   <property name="visible">
    <bool>false</bool>
   </property>
  </action>
  <action name="actionTraffic_Stats">
   <property name="text">
    <string>Traffic Stats</string>
   </property>
  </action>
  <action name="actionCheck_For_Update">
   <property name="text">
    <string>Check For Update</string>
   </property>
  </action>
  <action name="actionUpdate_Rule_Sets">
   <property name="text">
    <string>Update Rule-Sets</string>
   </property>
  </action>
 </widget>
 <customwidgets>
  <customwidget>
   <class>ProfilesTableView</class>
   <extends>QTableView</extends>
   <header>include/ui/utils/ProfilesTableView.h</header>
  </customwidget>
  <customwidget>
   <class>StartStopButton</class>
   <extends>QToolButton</extends>
   <header>include/ui/widget/StartStopButton.hpp</header>
  </customwidget>
 </customwidgets>
 <resources>
  <include location="../../res/Throne.qrc"/>
 </resources>
 <connections/>
</ui>
